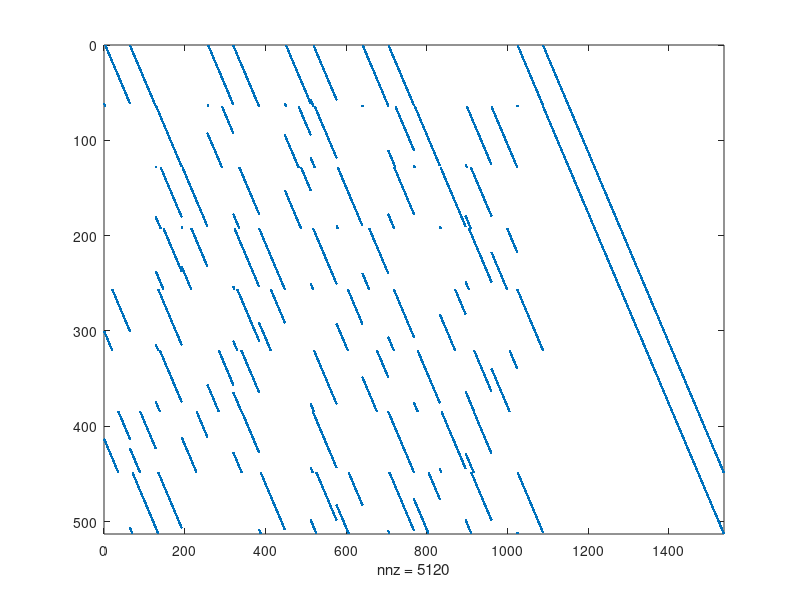

Recreate this plot in MATLAB.
%% 
load MotherMatrix_2_3_A.txt;
M = MotherMatrix_2_3_A;
z = 64;
% z = 24:4:96; for different code length 
H = zeros(z*size(M,1),z*size(M,2));
for m = 1:size(M,1)
    for n = 1:size(M,2)
        if(M(m,n)>=0)
            P = zeros(z);
            for k = 1:z
                P(k,mod( M(m,n)+k-1,z)+1) = 1;
            end
            H((m-1)*z+1:m*z,(n-1)*z+1:n*z) =P;
        end
    end
end
H = sparse(H);
spy(H);